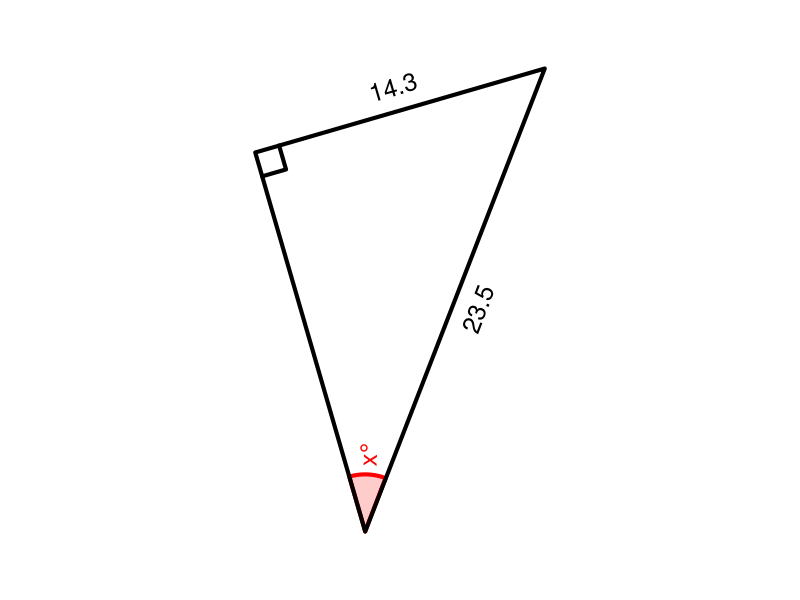

This figure's R source:
## ---- chunk 1
qt = 3 #sample(1:12,1)
cex = 1.5
lwd = 4
# al,ol,hl,th
while(T){
    deg = runif(1,15,79)
    th = deg/180*pi
    hl = runif(1,10,100)
    ol = hl*sin(th)
    al = hl*cos(th)
    if(ol>11 && al>11 && hl<99){break}
}
if(qt==1){ #ol=hl*sin(th)
    hyp = signif(hl,3)
    ang = signif(deg,3)
    labs = c("","x",sprintf("%.1f",hyp),sprintf("%.1f°",ang)) #a,o,h,t
    ans = signif(hyp*sin(ang/180*pi),3)
    ansstr = sprintf("%.1f",ans)
    atag = paste0("$$\\sin(",ang,")=\\frac{x}{",hyp,"}$$\n$$x=",hyp,"\\cdot\\sin(",ang,")$$\n\n $$x=",ans,"$$")
}
if(qt==2){ #hl=ol/sin(th)
    opp = signif(ol,3)
    ang = signif(deg,3)
    labs = c("",sprintf("%.1f",opp),"x",sprintf("%.1f°",ang)) #a,o,h,t
    ans = signif(opp/sin(ang/180*pi),3)
    ansstr = sprintf("%.1f",ans)
    atag = paste0("$$\\sin(",ang,")=\\frac{",opp,"}{x}$$\n$$x=\\frac{",opp,"}{\\sin(",ang,")}$$\n\n $$x=",ans,"$$")
}
if(qt==3){ #th=asin(ol/hl)
    opp = signif(ol,3)
    hyp = signif(hl,3)
    labs = c("",sprintf("%.1f",opp),sprintf("%.1f",hyp),"x°") #a,o,h,t
    ans = signif(asin(opp/hyp)/pi*180,3)
    ansstr = sprintf("%.1f",ans)
    atag = paste0("$$\\sin(x)=\\frac{",opp,"}{",hyp,"}$$\n$$x=\\arcsin\\left(\\frac{",opp,"}{",hyp,"}\\right)$$\n\n $$x=",ans,"$$")
}
if(qt==4){ #al=hl*cos(th)
    hyp = signif(hl,3)
    ang = signif(deg,3)
    labs = c("x","",sprintf("%.1f",hyp),sprintf("%.1f°",ang)) #a,o,h,t
    ans = signif(hyp*cos(ang/180*pi),3)
    ansstr = sprintf("%.1f",ans)
    atag = paste0("$$\\cos(",ang,")=\\frac{x}{",hyp,"}$$\n$$x=",hyp,"\\cdot\\cos(",ang,")$$\n\n $$x=",ans,"$$")
}
if(qt==5){ #hl=al/cos(th)
    adj = signif(al,3)
    ang = signif(deg,3)
    labs = c(sprintf("%.1f",adj),"","x",sprintf("%.1f°",ang)) #a,o,h,t
    ans = signif(adj/cos(ang/180*pi),3)
    ansstr = sprintf("%.1f",ans)
    atag = paste0("$$\\cos(",ang,")=\\frac{",adj,"}{x}$$\n$$x=\\frac{",adj,"}{\\cos(",ang,")}$$\n\n $$x=",ans,"$$")
}
if(qt==6){ #th=acos(al/hl)
    adj = signif(al,3)
    hyp = signif(hl,3)
    labs = c(sprintf("%.1f",adj),"",sprintf("%.1f",hyp),"x°") #a,o,h,t
    ans = signif(acos(adj/hyp)/pi*180,3)
    ansstr = sprintf("%.1f",ans)
    atag = paste0("$$\\cos(x)=\\frac{",adj,"}{",hyp,"}$$\n$$x=\\arccos\\left(\\frac{",adj,"}{",hyp,"}\\right)$$\n\n $$x=",ans,"$$")
}
if(qt==7){ #ol=al*tan(th)
    adj = signif(al,3)
    ang = signif(deg,3)
    labs = c(sprintf("%.1f",adj),"x","",sprintf("%.1f°",ang)) #a,o,h,t
    ans = signif(adj*tan(ang/180*pi),3)
    ansstr = sprintf("%.1f",ans)
    atag = paste0("$$\\tan(",ang,")=\\frac{x}{",adj,"}$$\n$$x=",adj,"\\cdot\\tan(",ang,")$$\n\n $$x=",ans,"$$")
}
if(qt==8){ #al=ol/tan(th)
    opp = signif(ol,3)
    ang = signif(deg,3)
    labs = c("x",sprintf("%.1f",opp),"",sprintf("%.1f°",ang)) #a,o,h,t
    ans = signif(opp/tan(ang/180*pi),3)
    ansstr = sprintf("%.1f",ans)
    atag = paste0("$$\\tan(",ang,")=\\frac{",opp,"}{x}$$\n$$x=\\frac{",opp,"}{\\tan(",ang,")}$$\n\n $$x=",ans,"$$")
}
if(qt==9){ #th=atan(ol/al)
    opp = signif(ol,3)
    adj = signif(al,3)
    labs = c(sprintf("%.1f",adj),sprintf("%.1f",opp),"","x°") #a,o,h,t
    ans = signif(atan(opp/adj)/pi*180,3)
    ansstr = sprintf("%.1f",ans)
    atag = paste0("$$\\tan(x)=\\frac{",opp,"}{",adj,"}$$\n$$x=\\arctan\\left(\\frac{",opp,"}{",adj,"}\\right)$$\n\n $$x=",ans,"$$")
}
if(qt==10){
    opp = signif(ol,3)
    adj = signif(al,3)
    labs = c(sprintf("%.1f",adj),sprintf("%.1f",opp),"x","") #a,o,h,t
    ansstr = sprintf("%.1f",signif(sqrt(opp^2+adj^2),3))
    ans = signif(sqrt(opp^2+adj^2),3)
    atag = paste0("$$",opp,"^2+",adj,"^2=x^2$$\n$$x=\\sqrt{",opp^2,"+",adj^2,"}$$\n\n $$x=",ans,"$$")
}
if(qt==11){
    opp = signif(ol,3)
    hyp = signif(hl,3)
    labs = c("x",sprintf("%.1f",opp),sprintf("%.1f",hyp),"") #a,o,h,t
    ansstr = sprintf("%.1f",signif(sqrt(hyp^2-opp^2),3))
    ans = signif(sqrt(hyp^2-opp^2),3)
    atag = paste0("$$",opp,"^2+x^2=",hyp,"^2$$\n$$x=\\sqrt{",hyp^2,"-",opp^2,"}$$\n\n $$x=",ans,"$$")
}
if(qt==12){
    adj = signif(al,3)
    hyp = signif(hl,3)
    labs = c(sprintf("%.1f",adj),"x",sprintf("%.1f",hyp),"") #a,o,h,t
    ansstr = sprintf("%.1f",signif(sqrt(hyp^2-adj^2),3))
    ans = signif(sqrt(hyp^2-adj^2),3)
    atag = paste0("$$x^2+",adj,"^2=",hyp,"^2$$\n$$x=\\sqrt{",hyp^2,"-",adj^2,"}$$\n\n $$x=",ans,"$$")
}
hstr = labs[3]
astr = labs[1]
ostr = labs[2]
angstr = labs[4]


## ---- chunk 2
par(mar=c(0,0,0,0),pty="s")
refl = sample(c(T,F),1)
bmp = 0.05
xs = c(0,cos(th),cos(th))
ys = c(0,0,sin(th))
xlo = cos(th)+bmp
ylo = sin(th)/2
srto = 90
xla = cos(th)/2
yla = -bmp
srta = 0
xlh = cos(th)/2+bmp*cos(th+pi/2)
ylh = sin(th)/2+bmp*sin(th+pi/2)
srth = th/pi*180
xang = 1.5*bmp*cos(seq(0,th,pi/360))/th
yang = 1.5*bmp*sin(seq(0,th,pi/360))/th
xlang = 1.5*bmp*cos(th/2)/th+bmp/3*cos(th/2)
ylang = 1.5*bmp*sin(th/2)/th+bmp/3*sin(th/2)
srtang = th/2/pi*180
xsq = c(cos(th)-bmp,cos(th)-bmp,cos(th))
ysq = c(0,bmp,bmp)
if(refl){
    xs = -xs
    xlo = -xlo
    srto = -90
    xla = -xla
    srta = 0
    xlh = -xlh
    srth = -th/pi*180
    xang = -xang
    xlang = -xlang
    srtang = -th/2/pi*180
    xsq = -xsq
}
rotang = runif(1,0,2*pi)
xs2 = xs*cos(rotang)-ys*sin(rotang)
ys2 = xs*sin(rotang)+ys*cos(rotang)
xlo2 = xlo*cos(rotang)-ylo*sin(rotang)
ylo2 = xlo*sin(rotang)+ylo*cos(rotang)
srto2 = (srto+rotang/pi*180+90)%%180-90
xla2 = xla*cos(rotang)-yla*sin(rotang)
yla2 = xla*sin(rotang)+yla*cos(rotang)
srta2 = (srta+rotang/pi*180+90)%%180-90
xlh2 = xlh*cos(rotang)-ylh*sin(rotang)
ylh2 = xlh*sin(rotang)+ylh*cos(rotang)
srth2 = (srth+rotang/pi*180+90)%%180-90
srtang2 = (srtang+rotang/pi*180+90)%%180-90
xang2 = xang*cos(rotang)-yang*sin(rotang)
yang2 = xang*sin(rotang)+yang*cos(rotang)
xlang2 = xlang*cos(rotang)-ylang*sin(rotang)
ylang2 = xlang*sin(rotang)+ylang*cos(rotang)
xsq2 = xsq*cos(rotang)-ysq*sin(rotang)
ysq2 = xsq*sin(rotang)+ysq*cos(rotang)
xxx = c(xs2,xlo2,xla2,xlh2,xlang2)
yyy = c(ys2,ylo2,yla2,ylh2,ylang2)
widx = (max(xxx)-min(xxx))/2
widy = (max(yyy)-min(yyy))/2
midx = (max(xxx)+min(xxx))/2
midy = (max(yyy)+min(yyy))/2
wid = max(c(widx,widy))
plot(0,0,"n",xlim=c(midx-wid*1.2,midx+wid*1.2),ylim=c(midy-wid*1.2,midy+wid*1.2),axes=F,ann=F)
angadj = (xlang2<0)*1
if(angstr!=""){
    polygon(c(0,xang2),c(0,yang2),border="red",col=rgb(1,0,0,0.2),lwd=lwd)
    text(xlang2,ylang2,angstr,srt=srtang2,col="red",cex=cex,adj=angadj)
}
polygon(xs2,ys2,lwd=lwd)
lines(xsq2,ysq2,lwd=lwd)
text(xlo2,ylo2,ostr,srt=srto2,cex=cex)
text(xla2,yla2,astr,srt=srta2,cex=cex)
text(xlh2,ylh2,hstr,srt=srth2,cex=cex)
# alist = paste0(alist,ansstr,"\n",collapse="")
